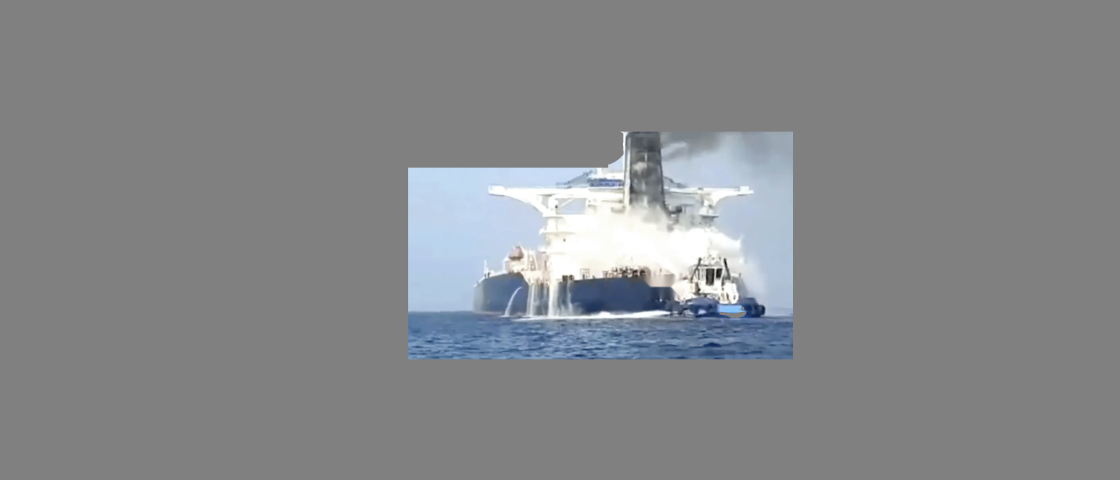
#> input picture puma-memory/production/formento/FOR2_buque_REF_21x9.png, 3360 x 1440 px, given in place of diecut_mask_pilot.png, which was not available (shown at 1/3 size)
$ python news_wings.py ../production/formento/FOR2_buque_REF_21x9.png ../production/formento/FOR2_led_check.jpg
#> lines starting #> are read from the running program, lines starting #| are printed output that depends on the picture; after the words box and inside, x2 and y2 are one past the last pixel; in counts of white or black regions, pixels touching at a corner belong together
"""Formento: headline panels shaped to the LED wings (chevrons outside the die-cut V's). Master scale 3840x708.
wing(sp, side) -> RGBA 3840x708 layer with content only inside that wing."""
import sys, json
import numpy as np, cv2
from PIL import Image, ImageDraw, ImageFont
R = "/tmp/claude-0/-home-user-slimmed-down/53c99130-536b-5075-8d31-c2afdb1cd256/scratchpad/"
W, H = 3840, 708; GREEN = (120, 230, 40)
F = {k: R + f"drive-dl/GothamCondensed-{v}.otf" for k, v in [("black", "Black"), ("bold", "Bold"), ("medium", "Medium")]}
def font(k, s): return ImageFont.truetype(F[k], s)
M = cv2.resize(cv2.imread(R + "puma-kb/sources/S09-piloto-aprobado/diecut_mask_pilot.png", 0), (W, H), interpolation=cv2.INTER_NEAREST) > 127
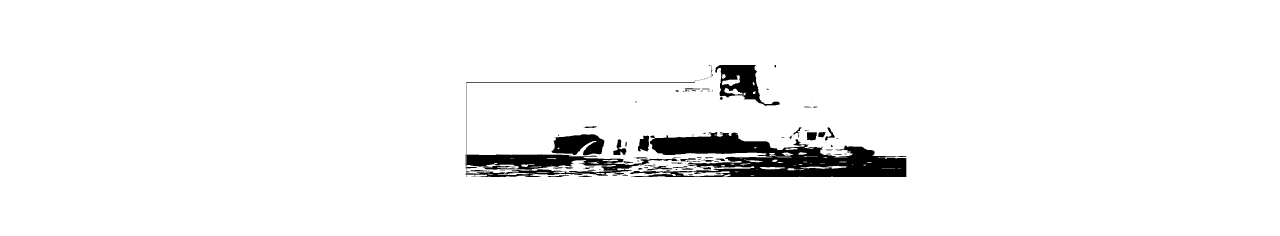
#> M: shape (708, 3840) bool (shown at 1/3 size); 96.2% white; 111 black regions (50 under 20 px), largest, box (x1, y1, x2, y2) and area: (1890, 396, 2719, 531) 57373, (1397, 242, 2090, 531) 22068, (2146, 195, 2339, 318) 9604
EDGE_L = np.array([np.argmax(M[y, :W // 2]) for y in range(H)])                       # left wing = x < EDGE_L[y]
#> EDGE_L = 708 values from 0 to 0
EDGE_R = np.array([W - np.argmax(M[y, ::-1][:W // 2]) for y in range(H)])            # right wing = x >= EDGE_R[y]
#> EDGE_R = 708 values from 3840 to 3840
xx = np.arange(W)[None, :]
WMASK = {"L": xx < EDGE_L[:, None], "R": xx >= EDGE_R[:, None]}
# [77 lines left out: functions avail, board, photo, words_of, layout, wing, not called in this run]
if __name__ == "__main__":
#> (the run stopped early here; a loop or call above may not have finished)

$ run again, on puma-memory/production/formento/FOR2c_estrecho_REF_21x9.png
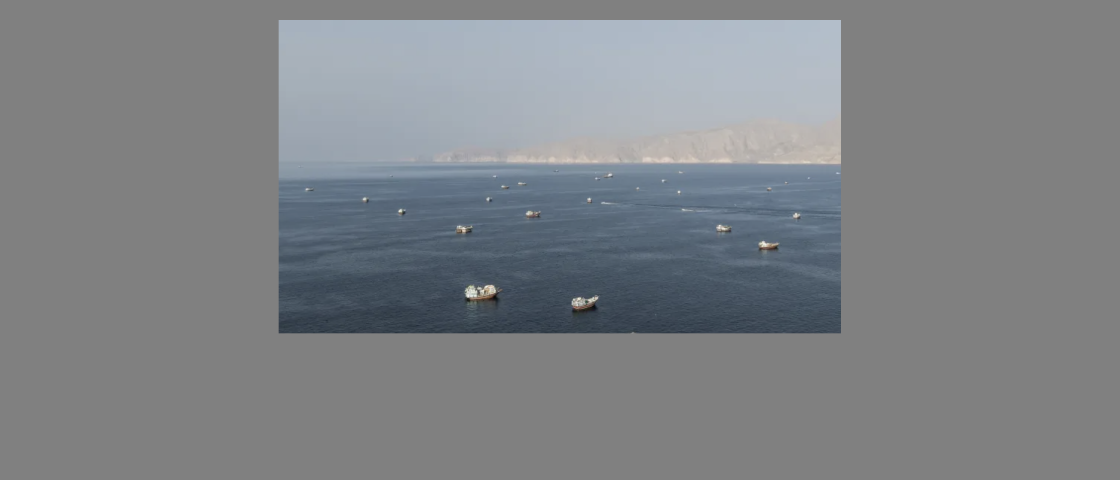
#> input picture puma-memory/production/formento/FOR2c_estrecho_REF_21x9.png, 3360 x 1440 px, given in place of diecut_mask_pilot.png, which was not available (shown at 1/3 size)
#> `M = cv2.resize(cv2.imread(R + "puma-kb/sources/S09-piloto-aprobado/die..`:
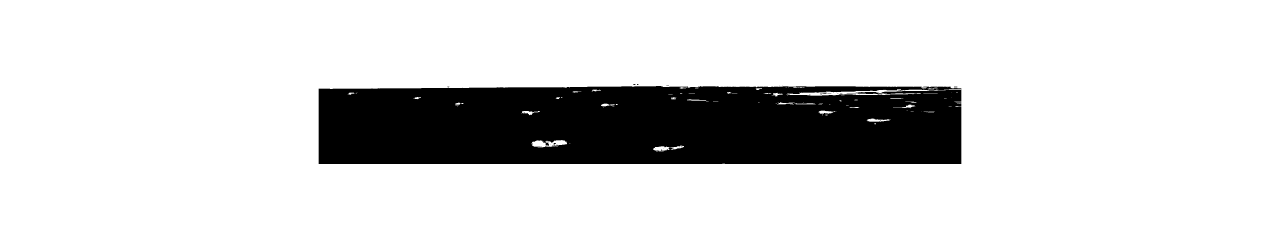
#> M: shape (708, 3840) bool (shown at 1/3 size); 84% white; 24 black regions (19 under 20 px), largest, box (x1, y1, x2, y2) and area: (956, 258, 2884, 492) 435281, (2460, 280, 2482, 283) 35, (2540, 281, 2570, 282) 30, (1661, 429, 1668, 434) 24, (2862, 260, 2872, 262) 20
#> EDGE_L = 708 values from 0 to 0
#> EDGE_R = 708 values from 3840 to 3840

$ run again, on puma-memory/production/formento/FOR3_hidrovia_REF_21x9.png
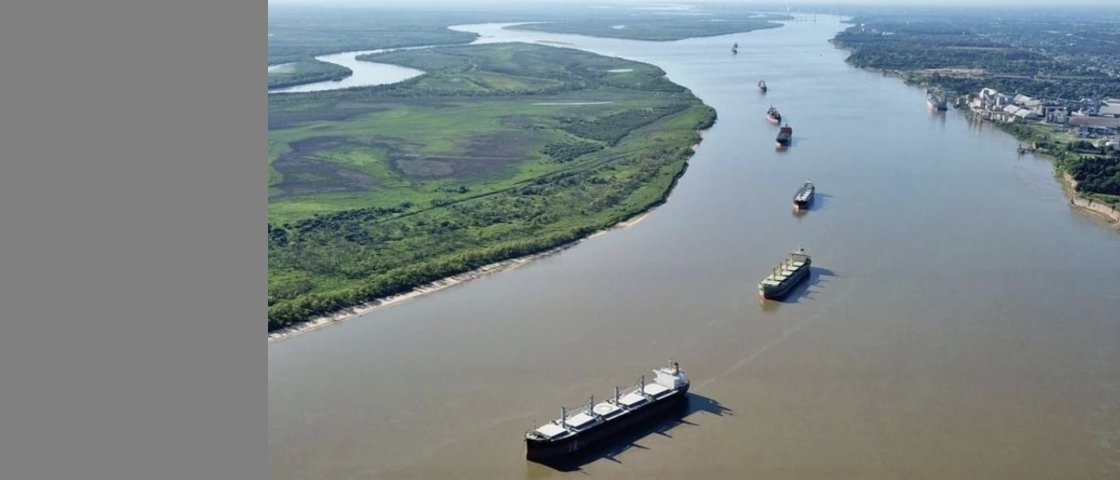
#> input picture puma-memory/production/formento/FOR3_hidrovia_REF_21x9.png, 3360 x 1440 px, given in place of diecut_mask_pilot.png, which was not available (shown at 1/3 size)
#> `M = cv2.resize(cv2.imread(R + "puma-kb/sources/S09-piloto-aprobado/die..`:
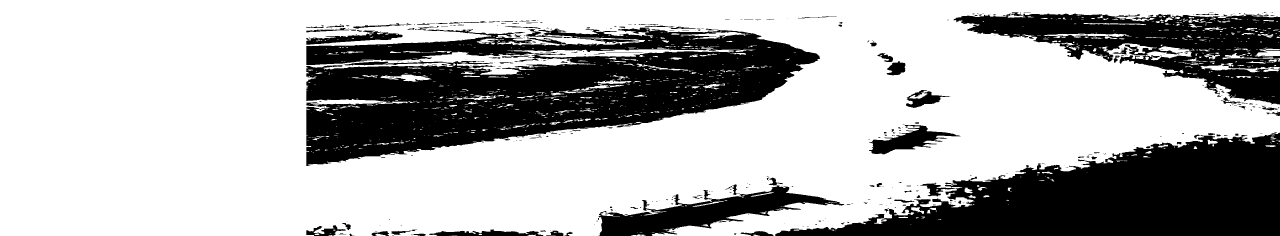
#> M: shape (708, 3840) bool (shown at 1/3 size); 70% white; 413 black regions (267 under 20 px), largest, box (x1, y1, x2, y2) and area: (919, 83, 2460, 498) 361097, (2325, 397, 3840, 708) 258256, (2861, 37, 3840, 314) 115007
#> EDGE_L = 708 values from 0 to 0
#> EDGE_R = 708 values, max 3840 at index 0, min 2325 at index 706, mean 3469.1
